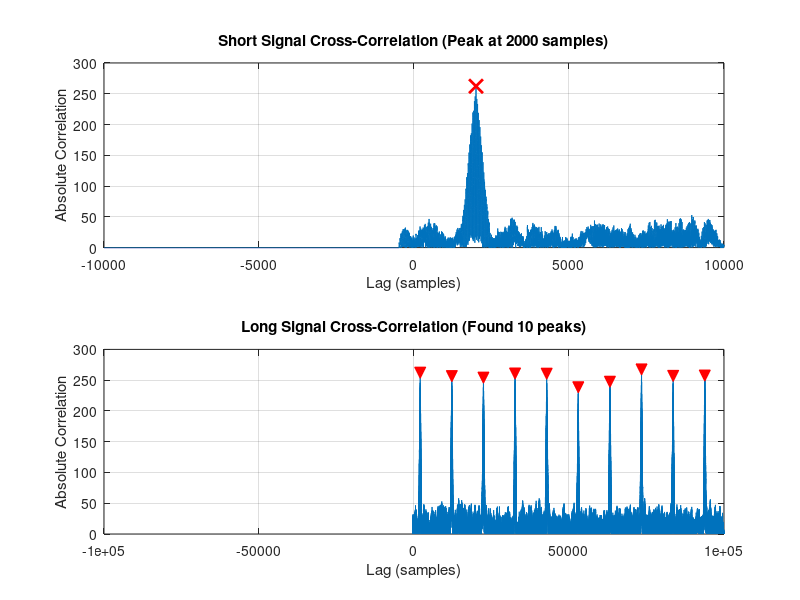

Here is the MATLAB script that generated this plot:
% compute_distance.m
%
% Solves the range finder problem using cross-correlation to find time delay.
%
% Loads data from .dat files (tx_short.dat, rx_short.dat, rx_long.dat)

clear;
clc;

% --- Load Data ---
try
    % Load data from the .dat files provided in the course
    tx_signal_short = load('tx_short.dat');
    rx_signal_short = load('rx_short.dat');
    rx_signal_long  = load('rx_long.dat');
    
    % Manually define parameters from problem description
    fs = 1e6;       % 1 MHz sampling rate
    v_sound = 340;  % 340 m/s speed of sound
    
catch
    fprintf('Error: Could not load .dat files.\n');
    fprintf('Please make sure tx_short.dat, rx_short.dat, and rx_long.dat are in the same folder as this script.\n');
    return;
end

fprintf('--- Problem 1: Range Finder (using .dat files) ---\n\n');

% --- Theoretical Questions ---
%
% Q: How can you compute a time shift between two signals using cross-correlation?
% A: The cross-correlation function c(k) = xcorr(rx, tx) measures the
%    similarity between the received signal (rx) and a time-shifted
%    (lagged) version of the transmitted signal (tx). The lag 'k' at which
%    the cross-correlation function has its maximum absolute value
%    corresponds to the most likely time shift (in samples) between
%    the two signals. We use [c, lags] = xcorr(rx, tx) to get both the
%    correlation values and the corresponding sample lags.
%
% Q: How can you transform a time shift expressed in samples to a time
%    shift expressed in seconds?
% A: If the sampling rate is 'fs' (in samples/sec, or Hz), then the
%    sampling period (time per sample) is Ts = 1/fs.
%    To convert a shift of 'sample_shift' samples to 'time_shift' seconds:
%
%      time_shift = sample_shift / fs
%
% Q: How can you compute a distance to the object knowing the time it
%    took the signal to travel from the sensor to the object and back?
% A: The 'time_shift' calculated from cross-correlation is the
%    Round-Trip Time (RTT). The signal travels to the object (distance 'd')
%    and back (distance 'd'), for a total distance of '2d'.
%    Given the speed of sound 'v_sound':
%
%      Total_Distance = Speed * Total_Time
%      2 * d = v_sound * time_shift
%
%    Solving for 'd', we get:
%
%      d = (v_sound * time_shift) / 2
%

% --- Part 1: Short Signal (One Period) ---
fprintf('--- Analyzing Short Signal ---\n');

% Compute cross-correlation
% 'tx_signal_short' is our template (what we sent)
% 'rx_signal_short' is what we received
[c_short, lags_short] = xcorr(rx_signal_short, tx_signal_short);

% Find the lag corresponding to the maximum correlation
[~, max_idx] = max(abs(c_short));
sample_shift_short = lags_short(max_idx);

% Convert sample shift to time shift
time_shift_short = sample_shift_short / fs;

% Convert time shift to distance
distance_short = (v_sound * time_shift_short) / 2;

fprintf('Sample shift: %d samples\n', sample_shift_short);
fprintf('Time shift:     %.6f seconds\n', time_shift_short);
fprintf('Calculated distance: %.3f m\n', distance_short);
fprintf('(Expected: 0.34 m)\n\n');

% --- Part 2: Long Signal (Multiple Periods / Reflections) ---
fprintf('--- Analyzing Long Signal ---\n');

% Q: How can you handle multiple periods of the signal? If you
%    cross-correlate the whole signals will there be one distinct maximum
%    or multiple ones? How can you separate periods?
%
% A: If the transmitted signal has 10 periods and the received signal also
%    has 10 periods (from one reflection), cross-correlating them will
%    produce a large correlation region with many peaks, making it hard to
%    find the *exact* start.
%
%    A much better method (which also handles multiple *reflections*) is
%    to use the SHORT signal (one period) as a "matched filter" or
%    "template". We cross-correlate this short template against the LONG
%    received signal.
%
%    This will produce a distinct peak in the correlation output for *every*
%    reflection of the template found in the received signal. We can then
%    find all these peaks to identify all the reflections.
%
%    We use the 'findpeaks' function for this.

% Cross-correlate the long *received* signal with the short *transmitted* template
[c_long, lags_long] = xcorr(rx_signal_long, tx_signal_short);

% Use findpeaks to find all significant peaks
% 'MinPeakHeight': Ignore peaks smaller than 30% of the max (filters noise)
% 'MinPeakDistance': Peaks must be at least 150 samples apart (prevents
%                    finding multiple peaks for the same pulse)
[pks, locs] = findpeaks(abs(c_long), ...
                        'MinPeakHeight', 0.3 * max(abs(c_long)), ...
                        'MinPeakDistance', 150);

% Get the sample shifts from the peak locations
sample_shifts_long = lags_long(locs);

% Convert sample shifts to time shifts
time_shifts_long = sample_shifts_long / fs;

% Convert time shifts to distances
distances_long = (v_sound * time_shifts_long) / 2;

fprintf('Detected %d reflections.\n', length(distances_long));
fprintf('Calculated distances (m):\n');
% Display as a row vector
disp(distances_long');
fprintf('(Expected: 0.340 m, 0.374 m, ... , 0.646 m)\n');

% --- Plotting Results (Optional) ---
figure('Name', 'Range Finder Analysis');

% Plot Short Signal Analysis
subplot(2, 1, 1);
plot(lags_short, abs(c_short));
hold on;
plot(sample_shift_short, abs(c_short(max_idx)), 'rx', 'MarkerSize', 10, 'LineWidth', 2);
hold off;
title(sprintf('Short Signal Cross-Correlation (Peak at %d samples)', sample_shift_short));
xlabel('Lag (samples)');
ylabel('Absolute Correlation');
grid on;

% Plot Long Signal Analysis
subplot(2, 1, 2);
plot(lags_long, abs(c_long));
hold on;
plot(lags_long(locs), pks, 'rv', 'MarkerSize', 8, 'MarkerFaceColor', 'r');
hold off;
title(sprintf('Long Signal Cross-Correlation (Found %d peaks)', length(locs)));
xlabel('Lag (samples)');
ylabel('Absolute Correlation');
grid on;


